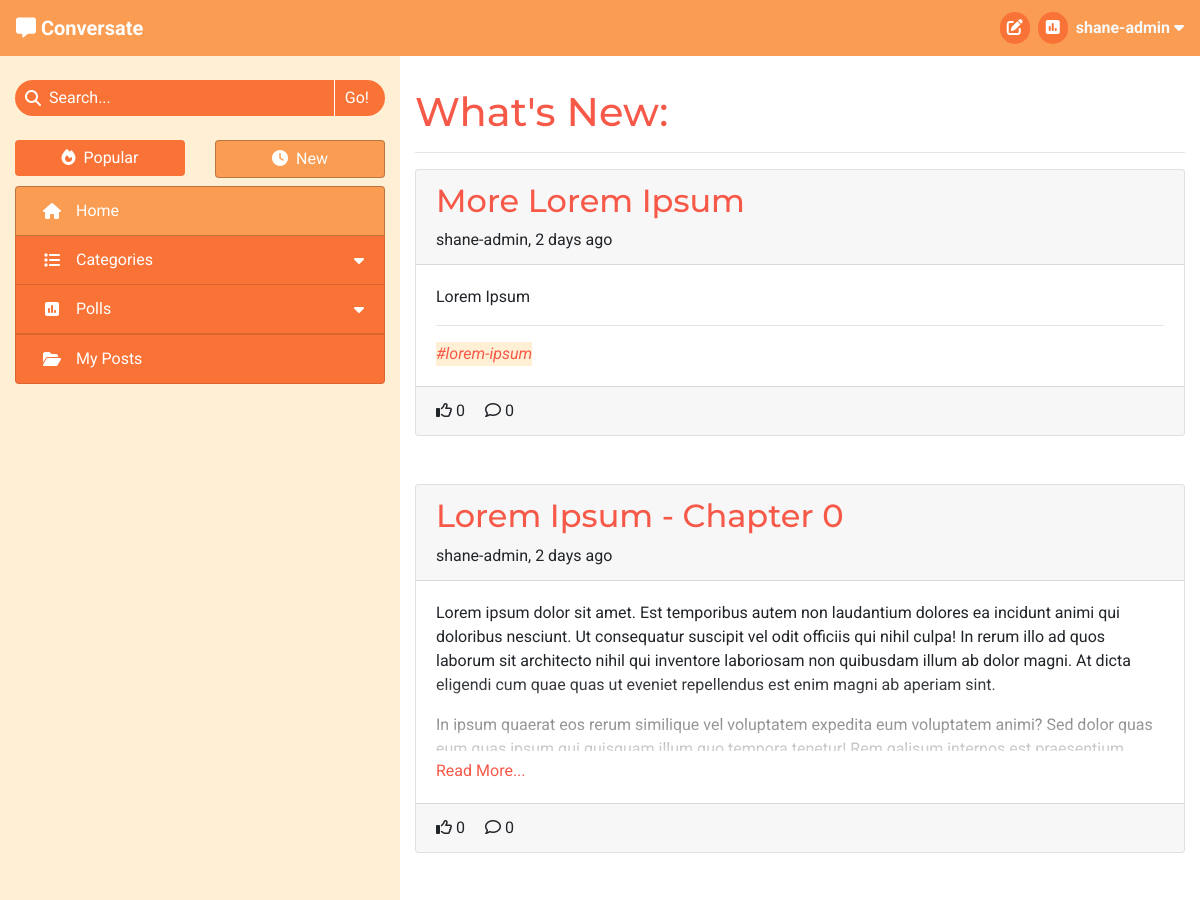
The app's page / (signed in, upper part), older data.
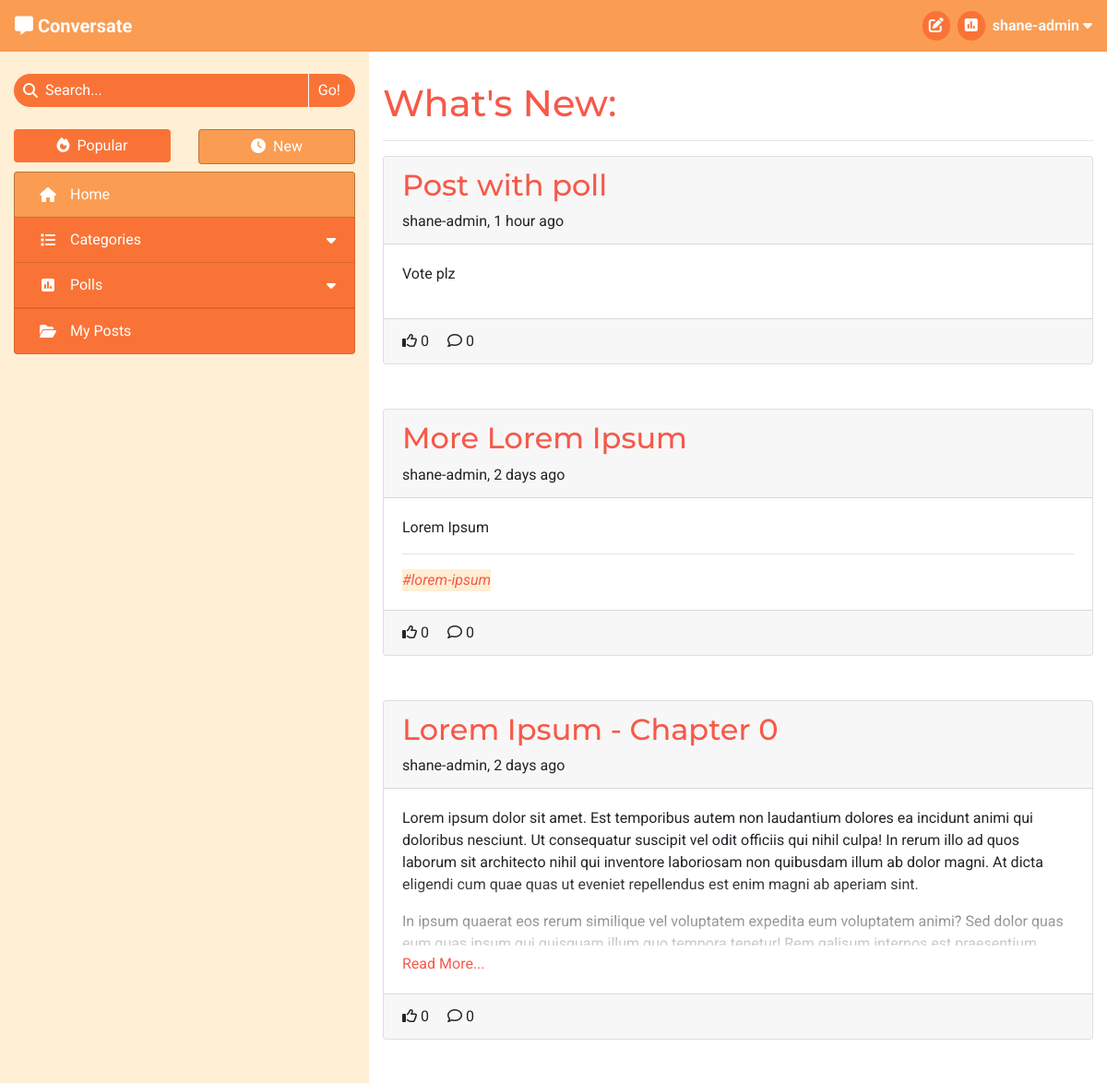
The same page, newer data.
### forum/models.py (models this page shows, shortened)
class Post(models.Model):
    title = models.CharField(max_length=100)
    slug = models.SlugField(max_length=100, unique=True)
    category = models.ForeignKey(Category, on_delete=models.CASCADE,
                                 related_name='tagged_posts')
    image = CloudinaryField('image', blank=True)
    image_position = models.IntegerField(blank=True, null=True)
    posted_by = models.ForeignKey(User, on_delete=models.CASCADE,
                                  related_name='added_posts')
    posted_on = models.DateTimeField(auto_now_add=True)
    content = models.TextField()
    tags = models.CharField(max_length=200, blank=True)
    edited = models.BooleanField(default=False)
    likes = models.ManyToManyField(User, related_name='post_likes', blank=True)
    approved = models.BooleanField(default=False)
    class Meta:
        ordering = ['-posted_on']
    def number_of_likes(self):
        return self.likes.count()
    def number_of_comments(self):
        return self.comments.count()
    def tag_list(self):
        tags_separate = self.tags.split('#')
        tags_separate.pop(0)
        return tags_separate
    def time_elapsed(self):
        return get_time_elapsed(self.posted_on)

### forum/views.py (the view)
# urls.py: path('', views.ListPosts.as_view(), name='home'),
class ListPosts(View):
    def get(self, request):
        if not request.user.is_authenticated:
            return redirect('/accounts/login')
        posts = Post.objects.all()
        context = get_post_list_context(request, posts)
        user_profile = get_profile(request.user)
        if user_profile.sort_by_new:
            context['heading'] = "What's New"
        else:
            context['heading'] = "What's Trending"
        context['selected_tab'] = 'Home'
        return render(
            request,
            'post_list.html',
            context,
        )

### forum/core/categories.py (called while the page is built)
def get_top_categories(limit=CATEGORY_COLLAPSIBLE_LIMIT):
    categories = list(Category.objects
                      .annotate(num_posts=Count('tagged_posts'))
                      .filter(num_posts__gt=0)
                      .order_by('-num_posts'))
    num_categories = len(categories)
    category_none = Category.objects.get(slug='none')
    if category_none in categories:
        categories.remove(category_none)
    return {
        'num_categories': num_categories,
        'top_categories': categories[:limit],
        'has_more_categories': (len(categories) > limit)
    }

### forum/core/content.py (called while the page is built)
def get_base_context(request):
    context = get_top_categories()
    context['disable_sort'] = True
    return context

def get_post_list_context(request, post_list):
    context = get_base_context(request)
    user_profile = get_profile(request.user)
    sort_by_new = user_profile.sort_by_new
    posts_sorted = sort_posts(post_list, sort_by_new)
    context.update(get_paginated_items(request, posts_sorted, POSTS_PER_PAGE))
    context['disable_sort'] = False
    return context

### forum/models.py (called while the page is built)
    def __str__(self):
        return self.name

    def number_of_posts(self):
        return self.tagged_posts.count()

### templates/post_list.html (shortened to what this page needs)
{% extends "base.html" %}
{% block content %}
<h1>{{ heading }}:</h1>
<hr>
{% if item_list %}
    <div id="list-of-posts" class="after-load">
        {% for post in item_list %}
            <div class="post card mb-5">
                <div class="card-header">
                    <div class="post-title">
                        <a href="{% url 'view_post' post.slug %}" class="anchor-no-style">
                            <h2 class="align-middle">{{ post.title }}</h2>
                        </a>
                    </div>
                    <div>
                        <span>{{ post.posted_by }}, {{ post.time_elapsed }}</span>
                    </div>
                </div>
                <div class="card-body post-list-body">
                    <div class="post-preview">
                        <div class="post-preview-inner">{{ post.content|safe }}</div>
                        <a class="post-anchor-overlay" href="{% url 'view_post' post.slug %}"></a>
                    </div>
                    <a class="read-more d-none mt-2" href="{% url 'view_post' post.slug %}">Read More...</a>
                    {% if post.tags %}
                        <div>
                            <hr>
                            {% for tag in post.tag_list %}
                                <a class="tag-list-item mr-2 anchor-no-style" href="{% url 'search_tag' tag %}">
                                    <em>#{{ tag }}</em>
                                </a>
                            {% endfor %}
                        </div>
                    {% endif %}
                </div>
                <div class="card-footer">
                    {% if user in post.likes.all %}
                        <i class="fa-solid fa-thumbs-up"></i>
                    {% else %}
                        <i class="fa-regular fa-thumbs-up"></i>
                    {% endif %}
                    {{ post.number_of_likes }}
                    <i class="fa-regular fa-comment pl-3"></i>
                    {{ post.number_of_comments }}
                </div>
            </div>
        {% endfor %}
    </div>
{% endif %}
{% endblock content %}

Row changes from the older to the newer data that the page shows:
added Post: title "Post with poll", posted_by "shane-admin", time_elapsed "1 hour ago", content "Vote plz", number_of_likes "0", number_of_comments "0"
